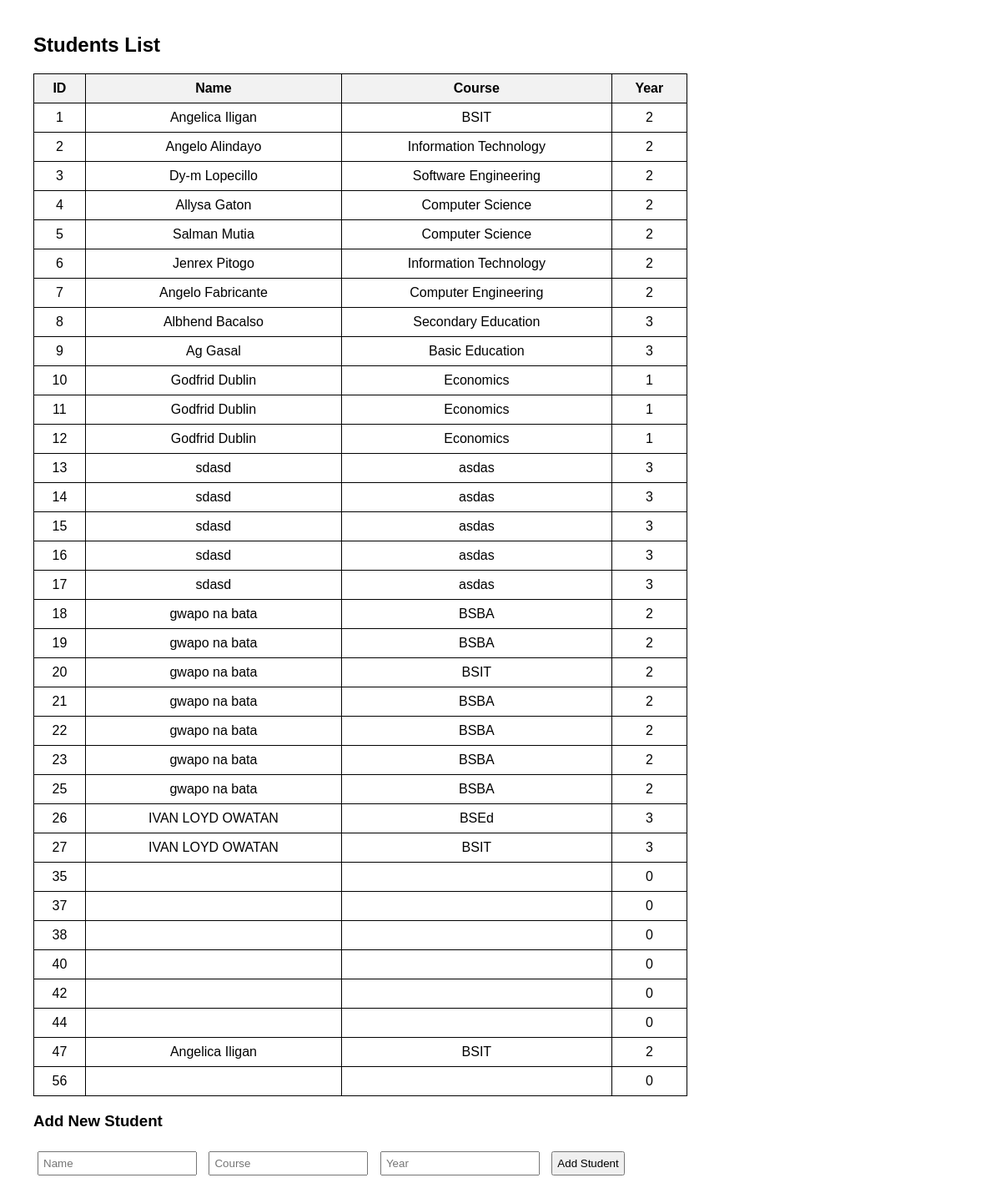
The page / on the database its author committed.
### tables this page shows
CREATE TABLE `students` (
  `id` int(11) NOT NULL,
  `name` varchar(100) NOT NULL,
  `course` varchar(100) NOT NULL,
  `year` int(11) NOT NULL,
  `created_at` timestamp NOT NULL DEFAULT current_timestamp(),
  `email` varchar(100) DEFAULT NULL,
  `phone` varchar(20) DEFAULT NULL,
  `address` text DEFAULT NULL
);

### index.php (the view, shortened to what this page needs)
<?php
$servername = "localhost";
$username = "root";
$password = "";
$database = "im102_week1";
$conn = new mysqli($servername, $username, $password, $database);
$result = $conn->query("SELECT * FROM students");
?>
<!DOCTYPE html>
<html>
<head>
</head>
<body>
<h2>Students List</h2>
<table>
    <tr>
        <th>ID</th>
        <th>Name</th>
        <th>Course</th>
        <th>Year</th>
    </tr>
    <?php
    if ($result->num_rows > 0) {
        while ($row = $result->fetch_assoc()) {
            echo "<tr>
                    <td>{$row['id']}</td>
                    <td>{$row['name']}</td>
                    <td>{$row['course']}</td>
                    <td>{$row['year']}</td>
                  </tr>";
        }
    } else {
        echo "<tr><td colspan='4'>No students found</td></tr>";
    }
    ?>
</table>
<h3>Add New Student</h3>
<form method="POST">
    <input type="text" name="name" placeholder="Name" required>
    <input type="text" name="course" placeholder="Course" required>
    <input type="number" name="year" placeholder="Year" required>
    <input type="submit" value="Add Student">
</form>
</body>
</html>

### index.php (style rules this page uses)
body { font-family: Arial; margin: 40px; }
table { border-collapse: collapse; width: 70%; }
th, td { border: 1px solid black; padding: 8px; text-align: center; }
th { background-color: #f2f2f2; }
form { margin-top: 20px; }
input { margin: 5px; padding: 5px; }

### rows shown on the page
students: id "1", name "Angelica Iligan", course "BSIT", year "2"
students: id "2", name "Angelo Alindayo", course "Information Technology", year "2"
students: id "3", name "Dy-m Lopecillo", course "Software Engineering", year "2"
students: id "4", name "Allysa Gaton", course "Computer Science", year "2"
students: id "5", name "Salman Mutia", course "Computer Science", year "2"
students: id "6", name "Jenrex Pitogo", course "Information Technology", year "2"
students: id "7", name "Angelo Fabricante", course "Computer Engineering", year "2"
students: id "8", name "Albhend Bacalso", course "Secondary Education", year "3"
students: id "9", name "Ag Gasal", course "Basic Education", year "3"
students: id "10", name "Godfrid Dublin", course "Economics", year "1"
students: id "11", name "Godfrid Dublin", course "Economics", year "1"
students: id "12", name "Godfrid Dublin", course "Economics", year "1"
students: id "13", name "sdasd", course "asdas", year "3"
students: id "14", name "sdasd", course "asdas", year "3"
students: id "15", name "sdasd", course "asdas", year "3"
students: id "16", name "sdasd", course "asdas", year "3"
students: id "17", name "sdasd", course "asdas", year "3"
students: id "18", name "gwapo na bata", course "BSBA", year "2"
students: id "19", name "gwapo na bata", course "BSBA", year "2"
students: id "20", name "gwapo na bata", course "BSIT", year "2"
students: id "21", name "gwapo na bata", course "BSBA", year "2"
students: id "22", name "gwapo na bata", course "BSBA", year "2"
students: id "23", name "gwapo na bata", course "BSBA", year "2"
students: id "25", name "gwapo na bata", course "BSBA", year "2"
students: id "26", name "IVAN LOYD OWATAN", course "BSEd", year "3"
students: id "27", name "IVAN LOYD OWATAN", course "BSIT", year "3"
students: id "35", year "0"
students: id "37", year "0"
students: id "38", year "0"
students: id "40", year "0"
students: id "42", year "0"
students: id "44", year "0"
students: id "47", name "Angelica Iligan", course "BSIT", year "2"
students: id "56", year "0"
